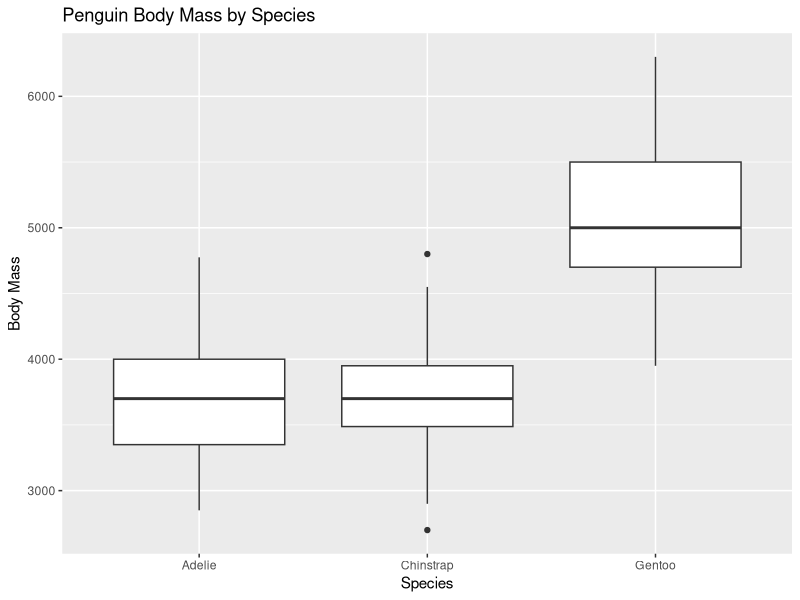

Write the R code that produced this figure.
## ---- chunk 1
library(tidyverse)
library(palmerpenguins)
## ---- chunk 2
penguins |>
  ggplot(mapping = aes(x = species, y = body_mass_g), fill = species) +
  geom_boxplot() + 
  labs(title = "Penguin Body Mass by Species", x = "Species", y = "Body Mass")
